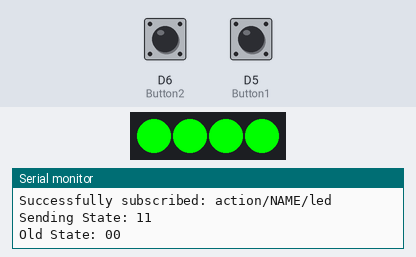
The sketch below on a simulated ESP8266 (NodeMCU). Parts: 4 RGB LEDs in strip order, left to right, the last lines printed to the serial monitor. The inputs (shaded band) are chosen by the test bench; at power-on: D5 (Button1) HIGH, D6 (Button2) HIGH. WiFi joins after 1.5 s; servers stay silent unless stated; storage starts empty; no MQTT or app messages arrive unless stated.

Above: at 5.8 s.
5.9 s: D5 (Button1) pulled LOW for 1 s
At 7.0 s:
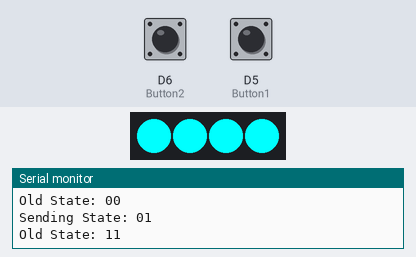
8.7 s: D6 (Button2) pulled LOW for 0.3 s
At 9.1 s:
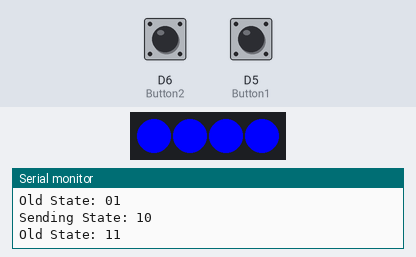
12.2 s: D6 (Button2) pulled LOW for 3.2 s
At 17.0 s:
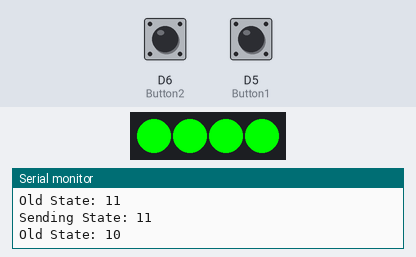
17.2 s: D5 (Button1) pulled LOW for 3.2 s
At 18.3 s:
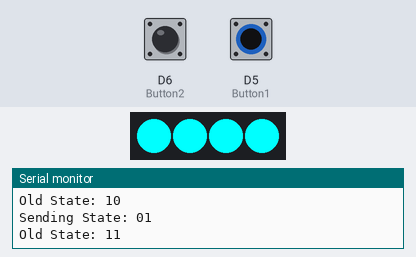
Timing chart, 0 to 22.2 s (numbered marks = the images above; inputs shaded):
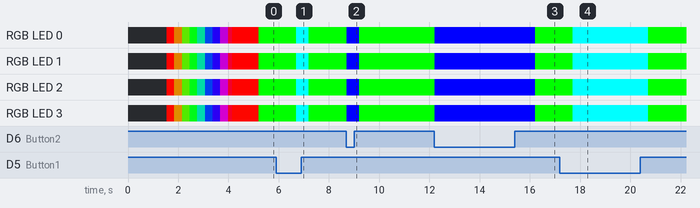

The sketch:

MakerspaceNodemcuMQTT.ino
```cpp
#include <ESP8266WiFi.h>
#include <ESP8266mDNS.h>
#include <WiFiUdp.h>
#include <ArduinoOTA.h>
#include <FS.h>

#include <PubSubClient.h>
#include <Adafruit_NeoPixel.h>
#include <Wire.h>
#include <SPI.h>
#include <Adafruit_Sensor.h>
#include <ArduinoJson.h>
#include <stdio.h>
#include "Streaming.h"
#include <String.h>

#define SLEEP_DELAY_IN_SECONDS  30
#define NEOPIN           D3
#define NUMPIXELS      4
#define Button1 D5
#define Button2 D6

const char* clientName;


char ssid[40] = "Freifunk Erfurt";
char password[40] = "";
char devicename[40] ="";

char mqtt_server[40] = "192.168.1.110";
char mqtt_username[40] = "test";
char mqtt_password[40] = "testpwd";

char mqtt_topictemp[40] = "sensors/NAME/temperature";
char mqtt_topicled[40] = "sensors/NAME/led";
char mqtt_topicstate[40] = "sensors/NAME/state";

char mqtt_subtopicled[40] = "action/NAME/led";
char mqtt_subtopicstate[40] = "action/NAME/state";

int btnVal1 = 0;
int btnVal2 = 0;
char newstate[10] = "00";
char oldstate[10] = "00";

int redVal=128;
int greVal=128;
int bluVal= 128;

int midpix=0;
int mixpixp=0;
int mixpixn=0;
int realpix=0;
char rgbVal[16] ="";
unsigned long mytime;

WiFiClient espClient;
PubSubClient client(espClient);
Adafruit_NeoPixel pixels = Adafruit_NeoPixel(NUMPIXELS, NEOPIN, NEO_GRB + NEO_KHZ800);

char ledString[16];
char stateString[6];
String sLedString;
String sStateString;


void callback(char* topic, byte* payload, unsigned int length) {
  Serial.println("Message arrived [" + String(topic)+"] ");
  Serial.println("Length: " + String(length,DEC));
  char message_buff[100];
  int i;
    for (i = 0; i < length; i++){
      message_buff[i] = payload[i];
  }
  message_buff[i] = '\0';
  Serial.println();
 String msgString = String(message_buff);
 Serial.println("Payload: " + msgString);

     if(String(topic)==String(mqtt_subtopicstate))
     {
        //int state = String(buffer).toInt();
      }

     if(String(topic)==String(mqtt_subtopicled))
     {
      Serial.println("led:" +msgString);
      msgString.toCharArray(ledString,16);
      int number = (int) strtol( ledString, NULL, 16);
    // Split them up into r, g, b values
      redVal  = number >> 16;
      greVal = number >> 8 & 0xFF;
      bluVal = number & 0xFF;

     }


}

void reconnect() {
  // Loop until we're reconnected
  while (!client.connected())
  {
    Serial.print("Attempting MQTT connection...");
    // Attempt to connect
    if (client.connect(clientName, mqtt_username, mqtt_password))
    {
      Serial.println("connected");
    }
    else
    {

      Serial.print("failed, rc=");
      Serial.print(client.state());
      Serial.println(" try again in 5 seconds");
      Serial.println(clientName);
      Serial.println(mqtt_username);
      Serial.println(mqtt_password);

      // Wait 5 seconds before retrying
      delay(5000);
    }
  }
}


String macToStr(const uint8_t* mac)
{
  String result;
  for (int i = 0; i < 6; ++i) {
    result += String(mac[i], 16);
    if (i < 5)
      result += ':';
  }
  return result;
}


void initled()
{
  for(int i=0;i<NUMPIXELS;i++){
    if(i%2)
    {
      pixels.setPixelColor(i, pixels.Color(0,0,111)); // Moderately bright green color.
    }
    else if(i%3)
    {
      pixels.setPixelColor(i, pixels.Color(0,111,0)); // Moderately bright green color.

    }
    else if(i%5)
    {
      pixels.setPixelColor(i, pixels.Color(111,0,0)); // Moderately bright green color.
    }
    else
    {
      pixels.setPixelColor(i, pixels.Color(111,111,111)); // Moderately bright green color.
    }
  }
  pixels.show();

}


void StripColor(int r,int g,int b)
{
        for(int i=0;i<NUMPIXELS;i++)
        {
            pixels.setPixelColor(i, pixels.Color(r,g,b)); // Moderately bright green color.
        }
      pixels.show();
}


void rainbow(uint8_t wait) {
  uint16_t i, j;

  for(j=0; j<256; j++) {
    for(i=0; i<pixels.numPixels(); i++) {
      pixels.setPixelColor(i, Wheel((i+j) & 255));
    }
    pixels.show();
    delay(wait);
  }
}

uint32_t Wheel(byte WheelPos) {
  WheelPos = 255 - WheelPos;
  if(WheelPos < 85) {
    return pixels.Color(255 - WheelPos * 3, 0, WheelPos * 3);
  }
  if(WheelPos < 170) {
    WheelPos -= 85;
    return pixels.Color(0, WheelPos * 3, 255 - WheelPos * 3);
  }
  WheelPos -= 170;
  return pixels.Color(WheelPos * 3, 255 - WheelPos * 3, 0);
}

void kitt()
{
  pixels.clear();
  midpix=NUMPIXELS/2;

  mixpixp=midpix;
  mixpixn=midpix-1;

    for(int i=0;i<=midpix;i++)
    {

          pixels.setPixelColor(mixpixp, pixels.Color(177,0,10)); // Moderately bright green color.
          pixels.setPixelColor(mixpixn, pixels.Color(177,0,10)); // Moderately bright green color.
          mixpixn-=1;
          mixpixp+=1;

          pixels.show();
          delay(mixpixn+1);
    }
    mixpixn=0;
    mixpixp=NUMPIXELS;
    for(int i=0;i<=midpix;i++)
    {
          pixels.setPixelColor(mixpixp, pixels.Color(redVal,greVal,bluVal)); // Moderately bright green color.
          pixels.setPixelColor(mixpixn, pixels.Color(redVal,greVal,bluVal)); // Moderately bright green color.
          mixpixn+=1;
          mixpixp-=1;
          pixels.show();
          delay(mixpixn+1);
    }

}

void readfile(String file)
{
    if (SPIFFS.exists(file))
    {
      //file exists, reading and loading
      Serial.println("Reading config file");

      Serial.println(file);
      File configFile = SPIFFS.open(file, "r");
      if (configFile)
      {
        Serial.println("Opened config file");
        size_t size = configFile.size();
        // Allocate a buffer to store contents of the file.
        std::unique_ptr<char[]> buf(new char[size]);

        configFile.readBytes(buf.get(), size);
        DynamicJsonBuffer jsonBuffer;
        JsonObject& json = jsonBuffer.parseObject(buf.get());
        json.printTo(Serial);
        if (json.success())
        {
          Serial.println("parsed json");

          strcpy(ssid, json["ssid"]);
          strcpy(password, json["password"]);

          strcpy(devicename, json["devicename"]);

          Serial.println(ssid);
          Serial.println(password);
          Serial.println(devicename);

        String sName;

        sName=mqtt_topictemp;
        sName.replace("NAME",devicename);
        strcpy(mqtt_topictemp ,sName.c_str());

        sName=mqtt_topicled;
        sName.replace("NAME",devicename);
        strcpy(mqtt_topicled ,sName.c_str());

        sName=mqtt_topicstate;
        sName.replace("NAME",devicename);
        strcpy(mqtt_topicstate ,sName.c_str());

        sName=mqtt_subtopicled;
        sName.replace("NAME",devicename);
        strcpy(mqtt_subtopicled ,sName.c_str());

        sName=mqtt_subtopicstate;
        sName.replace("NAME",devicename);
        strcpy(mqtt_subtopicstate ,sName.c_str());

        }
      }
    }
    else
    {

    }
}

void setup() {
  Serial.begin(115200);

  pinMode(D5,INPUT_PULLUP);
  pinMode(D6,INPUT_PULLUP);


  SPIFFS.begin();

  Serial.println("Booting");

 if (SPIFFS.exists("/config.json"))
 {
   readfile("/config.json");
 }
 else
 {

  if(SPIFFS.format())
  {
      DynamicJsonBuffer jsonBuffer;
      Serial.println("Format successful");
      JsonObject& json = jsonBuffer.createObject();
      json["devicename"] = "MSStatus";

      json["ssid"] = "Makerspace";
      json["password"] = "correcthorsebatterystaple";

       File configFile = SPIFFS.open("/config.json", "w");
       if (!configFile)
       {
        Serial.println("Failed to open config file for writing");

       }
       else
       {
        json.printTo(Serial);
        json.printTo(configFile);
        configFile.close();
       }
  }
  else
  {
      Serial.println("Format failed");
  }
 }

  Serial.print("Connecting to ");
  Serial.println(ssid);

  WiFi.mode(WIFI_STA);
  WiFi.begin(ssid, password);
  while (WiFi.waitForConnectResult() != WL_CONNECTED) {
    Serial.println("Connection Failed! Rebooting...");
    delay(5000);
    ESP.restart();
  }


  uint8_t mac[6];
  WiFi.macAddress(mac);
 clientName=strdup(devicename);
 ArduinoOTA.setHostname(clientName);

  // No authentication by default
  // ArduinoOTA.setPassword((const char *)"123");

  ArduinoOTA.onStart([]() {
    Serial.println("Start");
  });
  ArduinoOTA.onEnd([]() {
    Serial.println("\nEnd");
  });
  ArduinoOTA.onProgress([](unsigned int progress, unsigned int total) {
    Serial.printf("Progress: %u%%\r", (progress / (total / 100)));
  });
  ArduinoOTA.onError([](ota_error_t error) {
    Serial.printf("Error[%u]: ", error);
    if (error == OTA_AUTH_ERROR) Serial.println("Auth Failed");
    else if (error == OTA_BEGIN_ERROR) Serial.println("Begin Failed");
    else if (error == OTA_CONNECT_ERROR) Serial.println("Connect Failed");
    else if (error == OTA_RECEIVE_ERROR) Serial.println("Receive Failed");
    else if (error == OTA_END_ERROR) Serial.println("End Failed");
  });
  ArduinoOTA.begin();
  Serial.println("Ready");
  Serial.print("IP address: ");
  Serial.println(WiFi.localIP());

  pixels.begin();
  pixels.clear();
  initled();
  rainbow(10);

  client.setServer(mqtt_server, 1883);
  client.setCallback(callback);
}

void loop() {
  ArduinoOTA.handle();

  if (!client.connected())
  {
    delay(1000);
    reconnect();
    if (client.subscribe(mqtt_subtopicled))
    {
      Serial << "Successfully subscribed: " << mqtt_subtopicled << endl;
    }

  }
  client.loop();

// if (millis() > (mytime + 30000)) {
  if (millis() > (mytime + 500)) {
        mytime = millis();

 /*
  Serial << "Sending temperature: " << temperatureString << endl;
  client.publish(mqtt_topictemp, temperatureString);
  */
  if(digitalRead(Button1))
  {
    btnVal1=1;
  }
  else
  {
    btnVal1=0;
  }

  if(digitalRead(Button2))
  {
    btnVal2=1;
  }
  else
  {
    btnVal2=0;
  }

  sprintf(newstate, "%d%d", btnVal1,btnVal2);

  if(strcmp(newstate,"11") == 0 )
  {
    redVal=0;
    greVal=255;
    bluVal=0;
  }
  else if(strcmp(newstate,"01")  == 0)
  {
    redVal=0;
    greVal=255;
    bluVal=255;

  }
  else if(strcmp(newstate,"10") == 0)
  {
     redVal=0;
    greVal=0;
    bluVal=255;
  }
  else
  {
     redVal=255;
    greVal=0;
    bluVal=0;


  }
  StripColor(redVal,greVal,bluVal);


    if(strcmp(oldstate,newstate) == 0)
    {

    }
    else
    {
      Serial.print( "Sending State: ");
      Serial.println(newstate);
      Serial.print( "Old State: ");
      Serial.println(oldstate);
      strcpy(oldstate,newstate);
      client.publish(mqtt_topicstate ,newstate,true);
     }
  }
  delay(500);
}
```

Measured:
- after the input at 5.9 s, RGB LED 0–3: RGB(0, 255, 0) → RGB(0, 255, 255) after 0.80 s, → RGB(0, 255, 0) 0.50 s later
- after the input at 8.7 s, RGB LED 0–3: RGB(0, 255, 0) → RGB(0, 0, 255) at once, → RGB(0, 255, 0) 0.50 s later
- after the input at 12.2 s, RGB LED 0–3: RGB(0, 255, 0) → RGB(0, 0, 255) at once, → RGB(0, 255, 0) 4.0 s later
- after the input at 17.2 s, RGB LED 0–3: RGB(0, 255, 0) → RGB(0, 255, 255) after 0.52 s, → RGB(0, 255, 0) 3.0 s later
